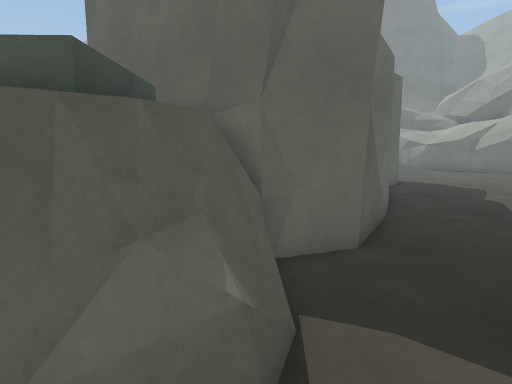
view 1 (above)

19 first-person views from a walk through a scene from a Unity 3-D project. The camera is 1.2 m above the floor, tilts 8° down and sees 70° across. The floor is counted in squares, 0.5 m on a side. Each view is taken from the middle of a square. On the plan, view 1 faces up. The plan holds only what a view shows up to about 20 squares ahead; the rest is blank. The place goes on beyond the plan.

view 2
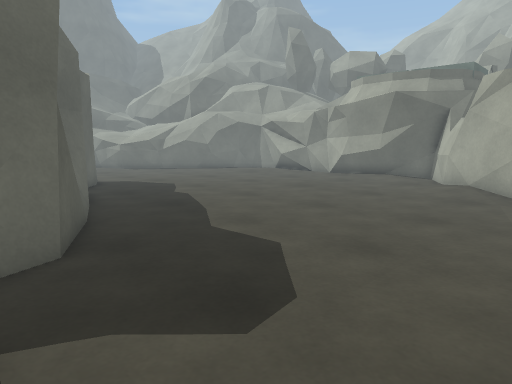

view 3
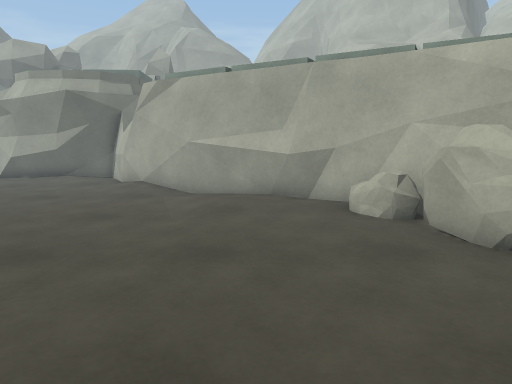

view 4
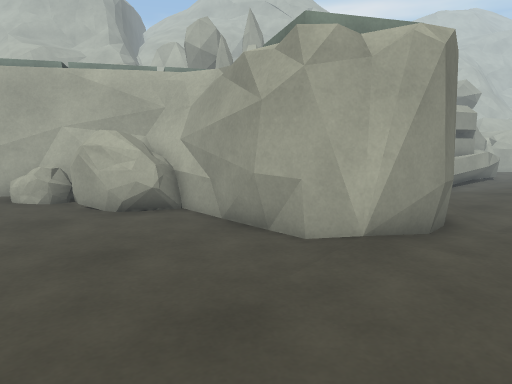

view 5
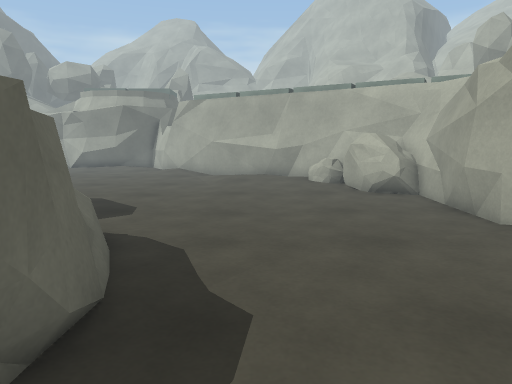

view 6
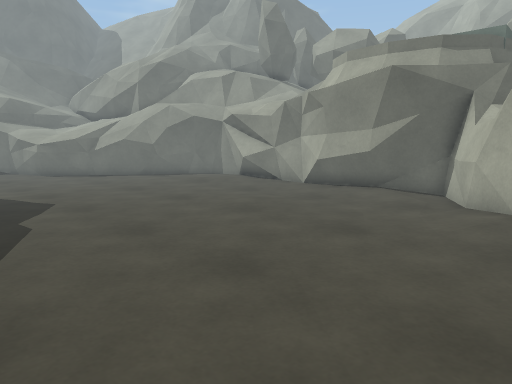

view 7
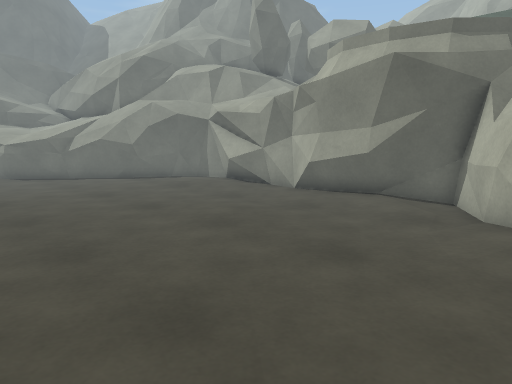

view 8
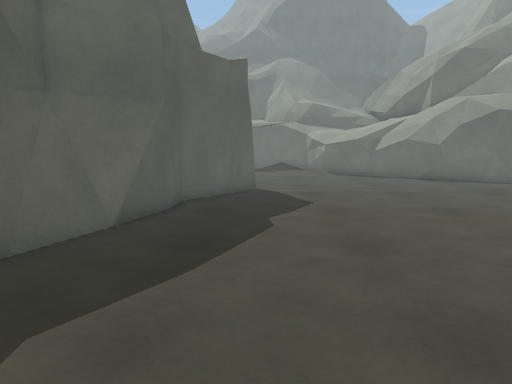

view 9
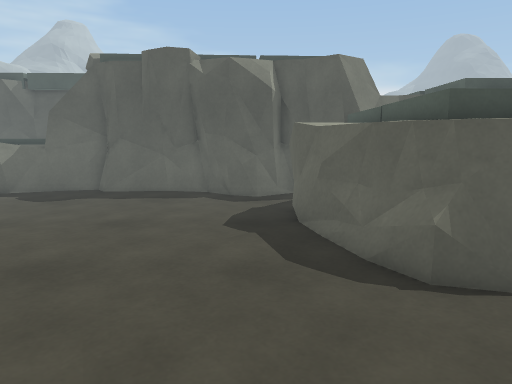

view 10
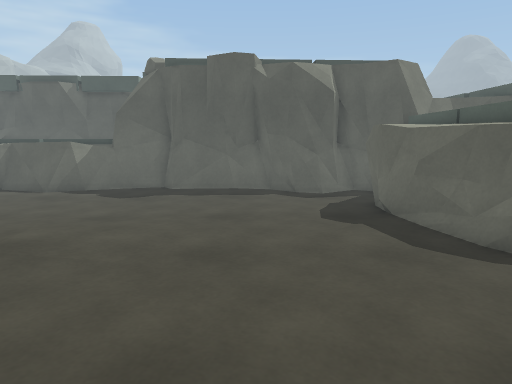

view 11
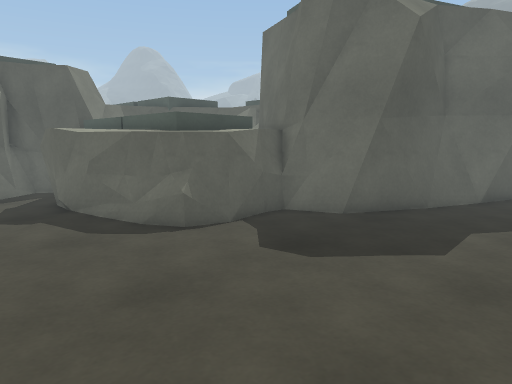

view 12
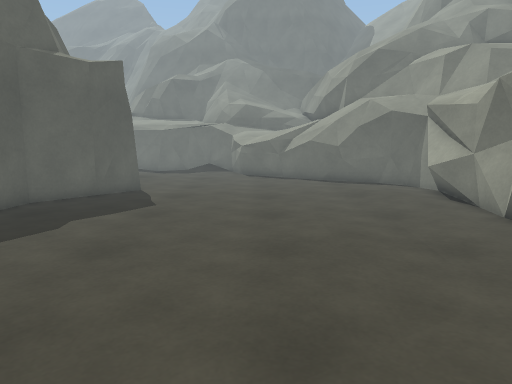

view 13
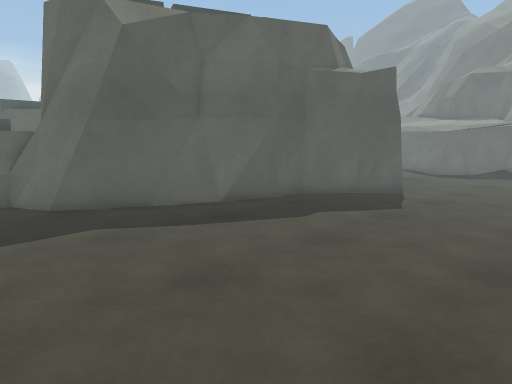

view 14
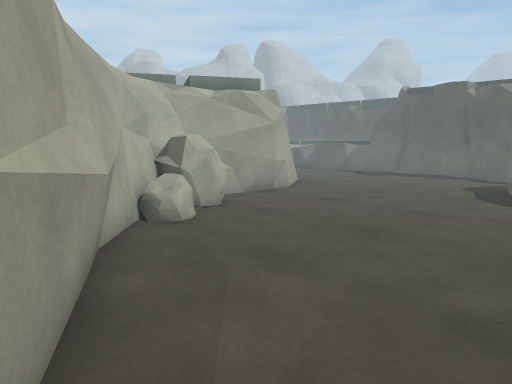

view 15
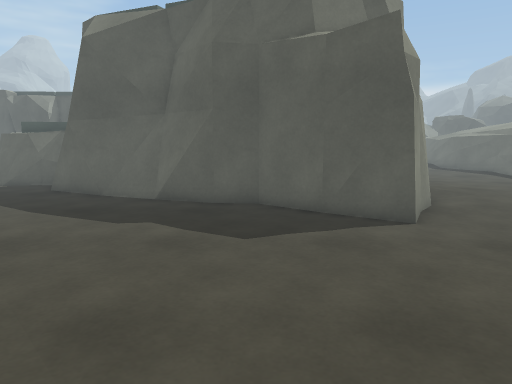

view 16
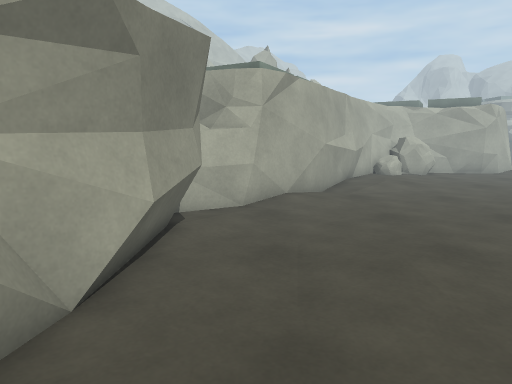

view 17
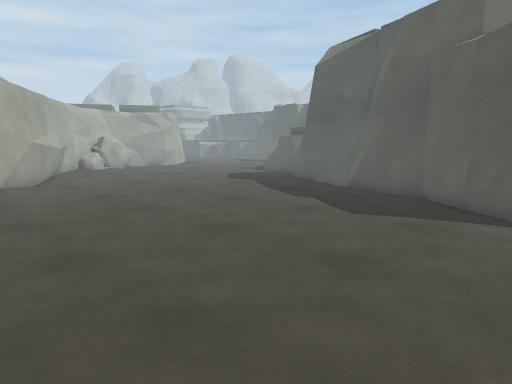

view 18
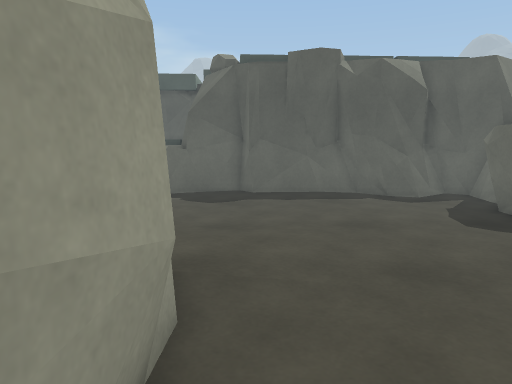

view 19
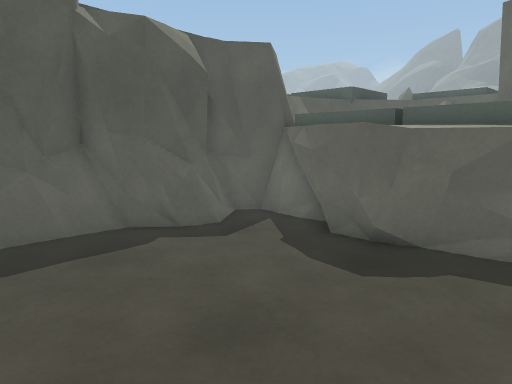

### Floor plan
Key: @ floor where view 1 was taken; # wall or solid block; . main floor; : floor 0.25 m higher than the main floor; = window, fence, low wall or low ledge; ^ raised ledge; v drop or lower ground.
Columns run from 14 left of view 1 to 24 right of it. Each row starts with its distance up from view 1.
 24                      #...............##
 23                      ###.............=#
 22                       ##.............##
 21                       #..............##
 20                      ##.............=#
 19                     ##..............=#
 18                     #................#
 17                     #................#
 16                    ##................#
 15                    ##................#
 14                   ##................##
 13        v=        ##.................#
 12          #       ##.................#
 11          ^##     #=................##
 10            ##    #.................##
  9             ^#####..................#
  8             ^###=...................#
  7             ^^#....................##
  6   #         ^^#...................##
  5   ^v    ^   ^^#.................:###
  4 ^  #^^^^^^^^^#=.................##
  3 ^  #=^^ ^^^^^#=................##
  2 ####..^^^^##=.................##
  1   ## ..#^#=...................##
  0    #=.........@...........:::##
 -1    #=.....................:::##
 -2    #.....................:::##
 -3    #.....................::###
 -4    #.....................=:##
 -5    #...................===##
 -6   ##..................#^#v##
 -7  ###.................=^^###
 -8  #=............######^####
 -9  #=...........##   #####
-10  ###.........##
-11   ##....... .#

Where each view was taken, in squares from view 1:
view 1: 0 up, 0 right, facing up
view 2: 0 up, 0 right, facing up-right
view 3: 1 down, 0 right, facing right
view 4: 1 down, 4 left, facing down-right
view 5: 1 down, 9 left, facing right
view 6: 3 up, 7 right, facing up-right
view 7: 4 up, 9 right, facing up-right
view 8: 4 up, 9 right, facing up
view 9: 0 up, 6 right, facing left
view 10: 3 down, 7 right, facing left
view 11: 3 down, 9 right, facing up-left
view 12: 4 up, 15 right, facing up
view 13: 4 up, 17 right, facing up-left
view 14: 5 up, 17 right, facing down-left
view 15: 18 up, 20 right, facing left
view 16: 20 up, 20 right, facing down
view 17: 24 up, 22 right, facing down-left
view 18: 7 down, 6 right, facing left
view 19: 7 down, 1 left, facing up-left
